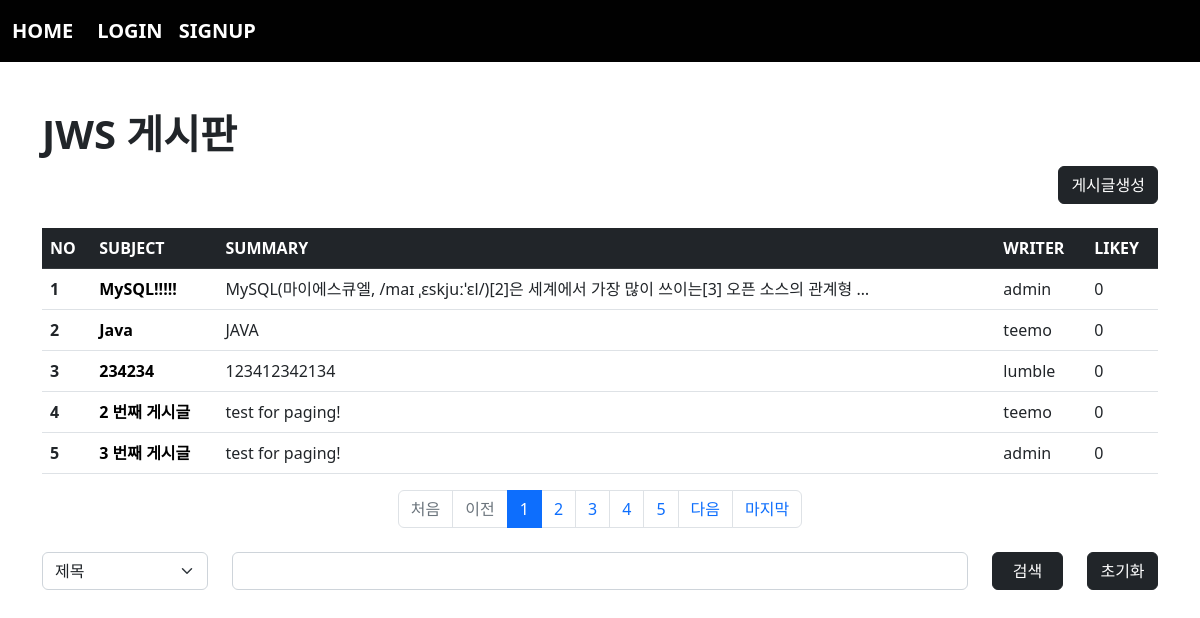
The app's page /board/index/ with its own data.
### board/models.py (models this page shows, shortened)
class Board(models.Model):
    subject = models.CharField(max_length=100)
    writer = models.ForeignKey(User, on_delete=models.CASCADE, related_name="writer")
    content = models.TextField()
    pubdate = models.DateTimeField()
    likey = models.ManyToManyField(User, blank=True, related_name="likey")

### acc/models.py (models this page shows, shortened)
class User(AbstractUser):
    pic = models.ImageField(upload_to="user/%y/%m")
    comment = models.TextField()
    point = models.IntegerField(default=0)

### board/views.py (the view)
# urls.py: path('index/', views.index, name='index'),
def index(request):
    cate = request.GET.get("cate", "")
    kw = request.GET.get("kw", "")
    pg = request.GET.get("page", 1)
    if kw :
        if cate == "sub":
            b = Board.objects.filter(subject__startswith=kw)
        elif cate == "wri":
            try:
                from acc.models import User
                u = User.objects.get(username=kw)
                b = Board.objects.filter(writer=u)
            except:
                b = Board.objects.none()
        elif cate == "con":
            b = Board.objects.filter(content__contains=kw)
    else:
        b = Board.objects.all()
    pag = Paginator(b, 5)
    obj = pag.get_page(pg)
    context = {
        "bset" : obj,
        "kw":kw,
        "cate":cate
    }
    return render(request, "board/index.html", context)

### templates/board/index.html (shortened to what this page needs)
{% extends 'base.html' %}
{% block con %}
    {% load mathfilters %}
    <h1><b>JWS 게시판</b></h1>
    <div class="text-end">
        <a class="btn btn-dark" href="{% url 'board:create' %}">게시글생성</a>
    </div>
    <table class="table mt-4 table-hover">
        <thead>
            <tr class="table-dark">
                <th scope="col">NO</th>
                <th scope="col">SUBJECT</th>
                <th scope="col">SUMMARY</th>
                <th scope="col">WRITER</th>
                <th scope="col">LIKEY</th>
            </tr>
        </thead>
        <tbody>
            {% for i in bset %}
                <tr>
                    <th scope="row">{{ bset.start_index|add:forloop.counter0 }}</th>
                    <td><a href="{% url 'board:detail' i.id %}" class="sub">{{ i.subject }}</a></td>
                    <td>{{ i.content|truncatewords:10 }}</td>
                    <td>{{ i.writer }}</td>
                    <td>0</td>
                </tr>
            {% endfor %}
        </tbody>
    </table>
    <nav aria-label="Page navigation example">
        <ul class="pagination justify-content-center">
            {% if bset.has_previous %}
                <li class="page-item"><a class="page-link" href="{% url 'board:index' %}?page=1&cate={{cate}}&kw={{kw}}">처음</a></li>
                <li class="page-item"><a class="page-link" href="{% url 'board:index' %}?page={{ bset.previous_page_number}}&cate={{cate}}&kw={{kw}}">이전</a></li>
            {% else %}
                <li class="page-item disabled"><a class="page-link">처음</a></li>
                <li class="page-item disabled"><a class="page-link">이전</a></li>
            {% endif %}
            {% for i in bset.paginator.page_range %}
                 {% if bset.number|add:4 >= i and i >= bset.number|sub:4 %}
            <li class="page-item {% if bset.number == i %} active {% endif %}"><a class="page-link" href="{% url 'board:index' %}?page={{i}}&cate={{cate}}&kw={{kw}}">{{i}}</a></li>
                {% endif %}
            {% endfor %}
            {% if bset.has_next %}
                <li class="page-item"><a class="page-link" href="{% url 'board:index' %}?page={{ bset.next_page_number }}&cate={{cate}}&kw={{kw}}">다음</a></li>
                <li class="page-item"><a class="page-link" href="{% url 'board:index' %}?page={{ bset.paginator.num_pages}}&cate={{cate}}&kw={{kw}}">마지막</a></li>
            {% else %}
                <li class="page-item disabled"><a class="page-link">다음</a></li>
                <li class="page-item disabled"><a class="page-link">마지막</a></li>
            {% endif %}
        </ul>
    </nav>
    <form>
        <div class="row mt-4">
            <div class="col-sm-2">
                <select name="cate" class="form-select">
                    <option value="sub" {% if cate == "sub" %} selected {% endif %}>제목</option>
                </select>
            </div>
            <div class="col-sm-8">
                <input type="text" class="form-control" name="kw" value="{{kw}}">
            </div>
            <div class="col-sm-1">
                <button class="btn btn-dark" style="width: 100%">검색</button>
            </div>
            <div class="col-sm-1">
                <a href="{% url 'board:index' %}" class="btn btn-dark" style="width: 100%">초기화</a>
            </div>
        </div>
    </form>
{% endblock %}

### templates/board/index.html (style rules this page uses)
.sub { text-decoration: none; color: black; font-weight: bold; }

### records on screen
Board: start_index|add "1", subject "MySQL!!!!!", content "MySQL(마이에스큐엘, /maɪ ˌɛskjuːˈɛl/)[2]은 세계에서 가장 많이 쓰이는[3] 오픈 소스의 관계형 …", writer "admin"
Board: start_index|add "2", subject "Java", content "JAVA", writer "teemo"
Board: start_index|add "3", subject "234234", content "123412342134", writer "lumble"
Board: start_index|add "4", subject "2 번째 게시글", content "test for paging!", writer "teemo"
Board: start_index|add "5", subject "3 번째 게시글", content "test for paging!", writer "admin"

### other values on screen
{{ i }} "1" "2" "3" "4" "5"
